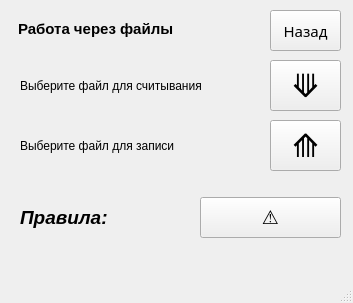
<?xml version="1.0" encoding="UTF-8"?>
<ui version="4.0">
 <class>MainWindow</class>
 <widget class="QMainWindow" name="MainWindow">
  <property name="geometry">
   <rect>
    <x>0</x>
    <y>0</y>
    <width>353</width>
    <height>303</height>
   </rect>
  </property>
  <property name="windowTitle">
   <string>MainWindow</string>
  </property>
  <widget class="QWidget" name="centralwidget">
   <widget class="QLabel" name="label">
    <property name="geometry">
     <rect>
      <x>18</x>
      <y>13</y>
      <width>231</width>
      <height>31</height>
     </rect>
    </property>
    <property name="font">
     <font>
      <pointsize>11</pointsize>
      <weight>75</weight>
      <bold>true</bold>
     </font>
    </property>
    <property name="layoutDirection">
     <enum>Qt::LeftToRight</enum>
    </property>
    <property name="text">
     <string>Работа через файлы</string>
    </property>
   </widget>
   <widget class="QPushButton" name="escape">
    <property name="geometry">
     <rect>
      <x>270</x>
      <y>10</y>
      <width>71</width>
      <height>41</height>
     </rect>
    </property>
    <property name="font">
     <font>
      <family>MV Boli</family>
      <pointsize>11</pointsize>
     </font>
    </property>
    <property name="text">
     <string>Назад</string>
    </property>
   </widget>
   <widget class="QLabel" name="label_2">
    <property name="geometry">
     <rect>
      <x>20</x>
      <y>60</y>
      <width>231</width>
      <height>51</height>
     </rect>
    </property>
    <property name="font">
     <font>
      <pointsize>9</pointsize>
     </font>
    </property>
    <property name="text">
     <string>Выберите файл для считывания</string>
    </property>
   </widget>
   <widget class="QPushButton" name="button_fdf">
    <property name="geometry">
     <rect>
      <x>270</x>
      <y>60</y>
      <width>71</width>
      <height>51</height>
     </rect>
    </property>
    <property name="font">
     <font>
      <pointsize>24</pointsize>
     </font>
    </property>
    <property name="text">
     <string>⟱</string>
    </property>
   </widget>
   <widget class="QLabel" name="label_3">
    <property name="geometry">
     <rect>
      <x>20</x>
      <y>120</y>
      <width>231</width>
      <height>51</height>
     </rect>
    </property>
    <property name="font">
     <font>
      <pointsize>9</pointsize>
     </font>
    </property>
    <property name="text">
     <string>Выберите файл для записи</string>
    </property>
   </widget>
   <widget class="QPushButton" name="button_fwf">
    <property name="geometry">
     <rect>
      <x>270</x>
      <y>120</y>
      <width>71</width>
      <height>51</height>
     </rect>
    </property>
    <property name="font">
     <font>
      <pointsize>24</pointsize>
     </font>
    </property>
    <property name="text">
     <string>⟰</string>
    </property>
   </widget>
   <widget class="QLabel" name="label_4">
    <property name="geometry">
     <rect>
      <x>20</x>
      <y>202</y>
      <width>131</width>
      <height>31</height>
     </rect>
    </property>
    <property name="font">
     <font>
      <family>Segoe UI</family>
      <pointsize>14</pointsize>
      <weight>75</weight>
      <italic>true</italic>
      <bold>true</bold>
     </font>
    </property>
    <property name="text">
     <string>Правила:</string>
    </property>
   </widget>
   <widget class="QPushButton" name="rules_btn">
    <property name="geometry">
     <rect>
      <x>200</x>
      <y>197</y>
      <width>141</width>
      <height>41</height>
     </rect>
    </property>
    <property name="font">
     <font>
      <pointsize>14</pointsize>
     </font>
    </property>
    <property name="text">
     <string>⚠</string>
    </property>
   </widget>
  </widget>
  <widget class="QMenuBar" name="menubar">
   <property name="geometry">
    <rect>
     <x>0</x>
     <y>0</y>
     <width>353</width>
     <height>26</height>
    </rect>
   </property>
  </widget>
  <widget class="QStatusBar" name="statusbar"/>
 </widget>
 <resources/>
 <connections/>
</ui>
